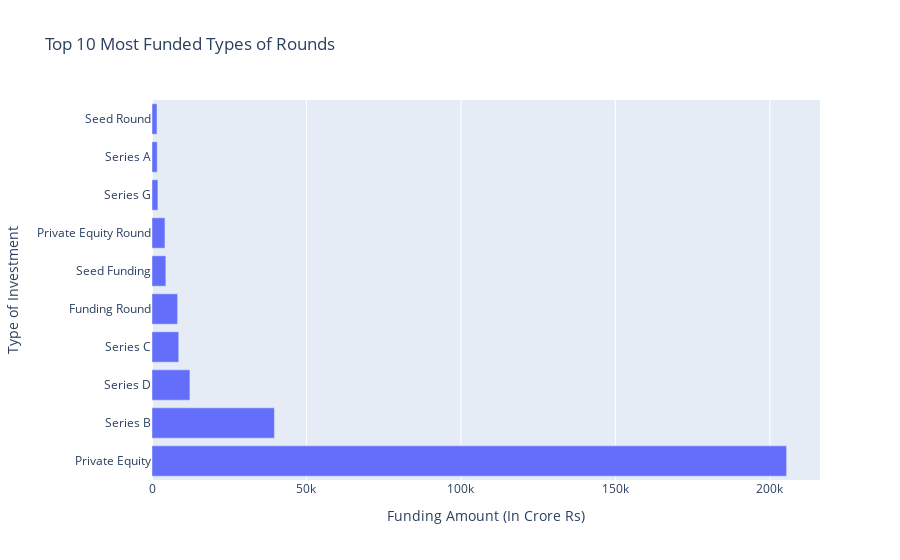

The notebook cell saved with this chart:
### Code cell
# Create a horizontal bar chart
fig = go.Figure(data=go.Bar(
    x=most_funded_type['amount'],
    y=most_funded_type['type'],
    orientation='h'
))

fig.update_layout(
    title='Top 10 Most Funded Types of Rounds',
    xaxis=dict(title='Funding Amount (In Crore Rs)'),
    yaxis=dict(title='Type of Investment')
)

fig.show()

### Figure 1 — Plotly figure (JSON) as saved in the notebook; plotly's stock layout.template omitted (floating-point values rounded to 4 significant figures)
{"data": [{"orientation": "h", "type": "bar", "x": [205400.0, 39630.0, 12280.0, 8654.0, 8284, 4483.0, 4192.0, 1914.0, 1683.0, 1622.0], "y": ["Private Equity", "Series B", "Series D", "Series C", "Funding Round", "Seed Funding", "Private Equity Round", "Series G", "Series A", "Seed Round"]}], "layout": {"title": {"text": "Top 10 Most Funded Types of Rounds"}, "xaxis": {"title": {"text": "Funding Amount (In Crore Rs)"}}, "yaxis": {"title": {"text": "Type of Investment"}}}}
